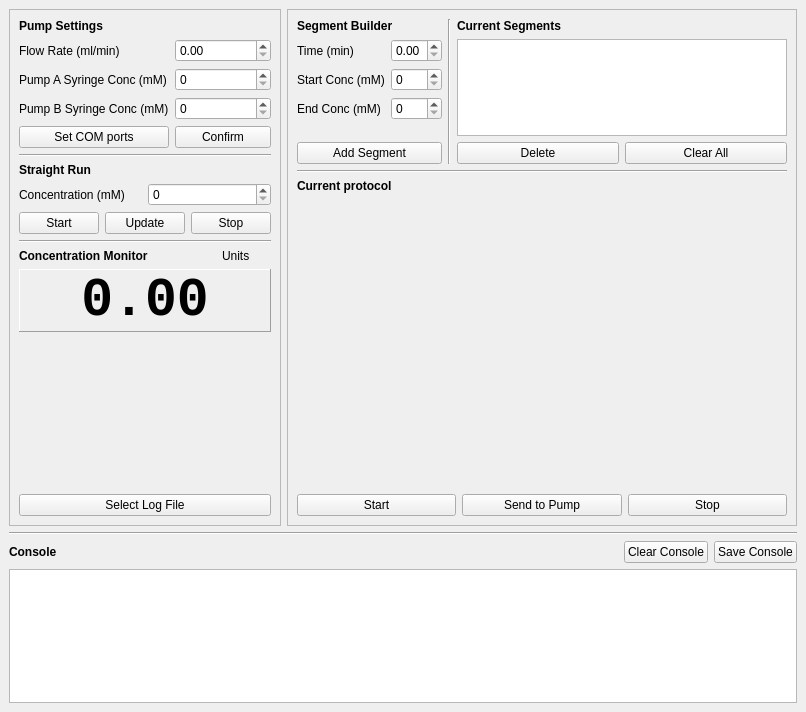
<?xml version="1.0" encoding="UTF-8"?>
<ui version="4.0">
 <class>PumpController</class>
 <widget class="QMainWindow" name="PumpController">
  <property name="geometry">
   <rect>
    <x>0</x>
    <y>0</y>
    <width>806</width>
    <height>712</height>
   </rect>
  </property>
  <property name="sizePolicy">
   <sizepolicy hsizetype="Preferred" vsizetype="Preferred">
    <horstretch>0</horstretch>
    <verstretch>0</verstretch>
   </sizepolicy>
  </property>
  <property name="minimumSize">
   <size>
    <width>0</width>
    <height>0</height>
   </size>
  </property>
  <property name="windowTitle">
   <string>AWpumps</string>
  </property>
  <widget class="QWidget" name="centralwidget">
   <property name="sizePolicy">
    <sizepolicy hsizetype="Preferred" vsizetype="Preferred">
     <horstretch>0</horstretch>
     <verstretch>0</verstretch>
    </sizepolicy>
   </property>
   <property name="font">
    <font>
     <family>.AppleSystemUIFont</family>
    </font>
   </property>
   <layout class="QVBoxLayout" name="verticalLayout">
    <item>
     <layout class="QHBoxLayout" name="horizontalLayout_4">
      <item>
       <widget class="QFrame" name="frame_2">
        <property name="sizePolicy">
         <sizepolicy hsizetype="Preferred" vsizetype="Preferred">
          <horstretch>0</horstretch>
          <verstretch>7</verstretch>
         </sizepolicy>
        </property>
        <property name="frameShape">
         <enum>QFrame::Shape::StyledPanel</enum>
        </property>
        <property name="frameShadow">
         <enum>QFrame::Shadow::Raised</enum>
        </property>
        <layout class="QVBoxLayout" name="verticalLayout_2" stretch="5,0,2,0,0">
         <item>
          <layout class="QGridLayout" name="gridLayout_2">
           <item row="4" column="1">
            <widget class="QSpinBox" name="spinPbc">
             <property name="sizePolicy">
              <sizepolicy hsizetype="Preferred" vsizetype="Preferred">
               <horstretch>0</horstretch>
               <verstretch>0</verstretch>
              </sizepolicy>
             </property>
             <property name="maximum">
              <number>200</number>
             </property>
            </widget>
           </item>
           <item row="3" column="0">
            <widget class="QLabel" name="label_5">
             <property name="text">
              <string>Pump A Syringe Conc (mM)</string>
             </property>
            </widget>
           </item>
           <item row="1" column="0" colspan="2">
            <widget class="QLabel" name="label_7">
             <property name="font">
              <font>
               <family>.AppleSystemUIFont</family>
               <bold>true</bold>
              </font>
             </property>
             <property name="text">
              <string>Pump Settings</string>
             </property>
            </widget>
           </item>
           <item row="5" column="1">
            <widget class="QPushButton" name="butConfirmSettings">
             <property name="sizePolicy">
              <sizepolicy hsizetype="Preferred" vsizetype="Preferred">
               <horstretch>0</horstretch>
               <verstretch>0</verstretch>
              </sizepolicy>
             </property>
             <property name="text">
              <string>Confirm</string>
             </property>
            </widget>
           </item>
           <item row="3" column="1">
            <widget class="QSpinBox" name="spinPac">
             <property name="sizePolicy">
              <sizepolicy hsizetype="Preferred" vsizetype="Preferred">
               <horstretch>0</horstretch>
               <verstretch>0</verstretch>
              </sizepolicy>
             </property>
             <property name="maximum">
              <number>200</number>
             </property>
            </widget>
           </item>
           <item row="4" column="0">
            <widget class="QLabel" name="label_6">
             <property name="text">
              <string>Pump B Syringe Conc (mM)</string>
             </property>
            </widget>
           </item>
           <item row="2" column="0">
            <widget class="QLabel" name="label_4">
             <property name="font">
              <font>
               <family>.AppleSystemUIFont</family>
               <stylestrategy>PreferAntialias</stylestrategy>
              </font>
             </property>
             <property name="text">
              <string>Flow Rate (ml/min)</string>
             </property>
            </widget>
           </item>
           <item row="2" column="1">
            <widget class="QDoubleSpinBox" name="spinFlowRate">
             <property name="sizePolicy">
              <sizepolicy hsizetype="Preferred" vsizetype="Preferred">
               <horstretch>0</horstretch>
               <verstretch>0</verstretch>
              </sizepolicy>
             </property>
            </widget>
           </item>
           <item row="5" column="0">
            <widget class="QPushButton" name="butSetComs">
             <property name="sizePolicy">
              <sizepolicy hsizetype="Preferred" vsizetype="Preferred">
               <horstretch>0</horstretch>
               <verstretch>0</verstretch>
              </sizepolicy>
             </property>
             <property name="text">
              <string>Set COM ports</string>
             </property>
            </widget>
           </item>
          </layout>
         </item>
         <item>
          <widget class="Line" name="line_2">
           <property name="orientation">
            <enum>Qt::Orientation::Horizontal</enum>
           </property>
          </widget>
         </item>
         <item>
          <layout class="QGridLayout" name="gridLayout_3">
           <item row="1" column="0" colspan="2">
            <widget class="QLabel" name="label_11">
             <property name="font">
              <font>
               <family>.AppleSystemUIFont</family>
               <bold>true</bold>
              </font>
             </property>
             <property name="text">
              <string>Straight Run</string>
             </property>
            </widget>
           </item>
           <item row="2" column="1">
            <widget class="QSpinBox" name="spinStraightConc">
             <property name="sizePolicy">
              <sizepolicy hsizetype="Preferred" vsizetype="Preferred">
               <horstretch>0</horstretch>
               <verstretch>0</verstretch>
              </sizepolicy>
             </property>
            </widget>
           </item>
           <item row="3" column="0" colspan="2">
            <layout class="QHBoxLayout" name="horizontalLayout">
             <item>
              <widget class="QPushButton" name="butStartPump">
               <property name="sizePolicy">
                <sizepolicy hsizetype="Minimum" vsizetype="Preferred">
                 <horstretch>0</horstretch>
                 <verstretch>0</verstretch>
                </sizepolicy>
               </property>
               <property name="text">
                <string>Start</string>
               </property>
              </widget>
             </item>
             <item>
              <widget class="QPushButton" name="butUpdatePump">
               <property name="sizePolicy">
                <sizepolicy hsizetype="Minimum" vsizetype="Preferred">
                 <horstretch>0</horstretch>
                 <verstretch>0</verstretch>
                </sizepolicy>
               </property>
               <property name="text">
                <string>Update</string>
               </property>
              </widget>
             </item>
             <item>
              <widget class="QPushButton" name="butStopPump">
               <property name="sizePolicy">
                <sizepolicy hsizetype="Minimum" vsizetype="Preferred">
                 <horstretch>0</horstretch>
                 <verstretch>0</verstretch>
                </sizepolicy>
               </property>
               <property name="text">
                <string>Stop</string>
               </property>
              </widget>
             </item>
            </layout>
           </item>
           <item row="2" column="0">
            <widget class="QLabel" name="label_10">
             <property name="text">
              <string>Concentration (mM)</string>
             </property>
            </widget>
           </item>
          </layout>
         </item>
         <item>
          <widget class="Line" name="line_4">
           <property name="orientation">
            <enum>Qt::Orientation::Horizontal</enum>
           </property>
          </widget>
         </item>
         <item>
          <layout class="QGridLayout" name="gridLayout_7">
           <item row="0" column="4">
            <widget class="QLabel" name="label_cond_units">
             <property name="text">
              <string>Units</string>
             </property>
            </widget>
           </item>
           <item row="4" column="0" colspan="5">
            <widget class="QPushButton" name="butSelectCondLog">
             <property name="sizePolicy">
              <sizepolicy hsizetype="Preferred" vsizetype="Preferred">
               <horstretch>0</horstretch>
               <verstretch>0</verstretch>
              </sizepolicy>
             </property>
             <property name="text">
              <string>Select Log File</string>
             </property>
            </widget>
           </item>
           <item row="0" column="0" colspan="4">
            <widget class="QLabel" name="label_3">
             <property name="font">
              <font>
               <family>.AppleSystemUIFont</family>
               <bold>true</bold>
              </font>
             </property>
             <property name="text">
              <string>Concentration Monitor</string>
             </property>
            </widget>
           </item>
           <item row="1" column="0" rowspan="2" colspan="5">
            <widget class="QLabel" name="label_cond">
             <property name="sizePolicy">
              <sizepolicy hsizetype="Preferred" vsizetype="Preferred">
               <horstretch>0</horstretch>
               <verstretch>0</verstretch>
              </sizepolicy>
             </property>
             <property name="font">
              <font>
               <family>Courier New</family>
               <pointsize>40</pointsize>
               <bold>true</bold>
              </font>
             </property>
             <property name="frameShape">
              <enum>QFrame::Shape::Panel</enum>
             </property>
             <property name="frameShadow">
              <enum>QFrame::Shadow::Raised</enum>
             </property>
             <property name="text">
              <string>0.00</string>
             </property>
             <property name="scaledContents">
              <bool>false</bool>
             </property>
             <property name="alignment">
              <set>Qt::AlignmentFlag::AlignCenter</set>
             </property>
             <property name="margin">
              <number>3</number>
             </property>
             <property name="indent">
              <number>-1</number>
             </property>
             <property name="textInteractionFlags">
              <set>Qt::TextInteractionFlag::NoTextInteraction</set>
             </property>
            </widget>
           </item>
           <item row="3" column="0" colspan="5">
            <widget class="PlotWidget" name="condPlot" native="true">
             <property name="sizePolicy">
              <sizepolicy hsizetype="Preferred" vsizetype="Preferred">
               <horstretch>0</horstretch>
               <verstretch>0</verstretch>
              </sizepolicy>
             </property>
             <property name="minimumSize">
              <size>
               <width>0</width>
               <height>150</height>
              </size>
             </property>
            </widget>
           </item>
          </layout>
         </item>
        </layout>
       </widget>
      </item>
      <item>
       <widget class="QFrame" name="frame">
        <property name="sizePolicy">
         <sizepolicy hsizetype="Preferred" vsizetype="Minimum">
          <horstretch>0</horstretch>
          <verstretch>0</verstretch>
         </sizepolicy>
        </property>
        <property name="frameShape">
         <enum>QFrame::Shape::StyledPanel</enum>
        </property>
        <property name="frameShadow">
         <enum>QFrame::Shadow::Raised</enum>
        </property>
        <layout class="QVBoxLayout" name="verticalLayout_5" stretch="4,0,0,8,0">
         <item>
          <layout class="QGridLayout" name="gridLayout_4" columnstretch="0,0,0,0,1,1">
           <property name="rightMargin">
            <number>0</number>
           </property>
           <property name="verticalSpacing">
            <number>6</number>
           </property>
           <item row="1" column="0" colspan="2">
            <widget class="QLabel" name="label_15">
             <property name="sizePolicy">
              <sizepolicy hsizetype="Minimum" vsizetype="Preferred">
               <horstretch>0</horstretch>
               <verstretch>0</verstretch>
              </sizepolicy>
             </property>
             <property name="text">
              <string>Time (min)</string>
             </property>
            </widget>
           </item>
           <item row="3" column="0" colspan="2">
            <widget class="QLabel" name="label_16">
             <property name="sizePolicy">
              <sizepolicy hsizetype="Minimum" vsizetype="Preferred">
               <horstretch>0</horstretch>
               <verstretch>0</verstretch>
              </sizepolicy>
             </property>
             <property name="text">
              <string>End Conc (mM)</string>
             </property>
            </widget>
           </item>
           <item row="5" column="5">
            <widget class="QPushButton" name="butClearSegments">
             <property name="sizePolicy">
              <sizepolicy hsizetype="Preferred" vsizetype="Fixed">
               <horstretch>0</horstretch>
               <verstretch>0</verstretch>
              </sizepolicy>
             </property>
             <property name="text">
              <string>Clear All</string>
             </property>
            </widget>
           </item>
           <item row="0" column="4" colspan="2">
            <widget class="QLabel" name="label_19">
             <property name="sizePolicy">
              <sizepolicy hsizetype="Preferred" vsizetype="Preferred">
               <horstretch>0</horstretch>
               <verstretch>0</verstretch>
              </sizepolicy>
             </property>
             <property name="font">
              <font>
               <family>.AppleSystemUIFont</family>
               <bold>true</bold>
              </font>
             </property>
             <property name="text">
              <string>Current Segments</string>
             </property>
            </widget>
           </item>
           <item row="0" column="0" colspan="3">
            <widget class="QLabel" name="label_18">
             <property name="sizePolicy">
              <sizepolicy hsizetype="Minimum" vsizetype="Preferred">
               <horstretch>0</horstretch>
               <verstretch>0</verstretch>
              </sizepolicy>
             </property>
             <property name="font">
              <font>
               <family>.AppleSystemUIFont</family>
               <bold>true</bold>
              </font>
             </property>
             <property name="text">
              <string>Segment Builder</string>
             </property>
            </widget>
           </item>
           <item row="5" column="4">
            <widget class="QPushButton" name="butDeleteSegment">
             <property name="sizePolicy">
              <sizepolicy hsizetype="Preferred" vsizetype="Fixed">
               <horstretch>0</horstretch>
               <verstretch>0</verstretch>
              </sizepolicy>
             </property>
             <property name="text">
              <string>Delete</string>
             </property>
            </widget>
           </item>
           <item row="2" column="2">
            <widget class="QSpinBox" name="spinStartConc">
             <property name="sizePolicy">
              <sizepolicy hsizetype="Minimum" vsizetype="Preferred">
               <horstretch>0</horstretch>
               <verstretch>0</verstretch>
              </sizepolicy>
             </property>
             <property name="singleStep">
              <number>10</number>
             </property>
            </widget>
           </item>
           <item row="3" column="2">
            <widget class="QSpinBox" name="spinEndConc">
             <property name="sizePolicy">
              <sizepolicy hsizetype="Minimum" vsizetype="Preferred">
               <horstretch>0</horstretch>
               <verstretch>0</verstretch>
              </sizepolicy>
             </property>
             <property name="singleStep">
              <number>10</number>
             </property>
            </widget>
           </item>
           <item row="0" column="3" rowspan="6">
            <widget class="Line" name="line_3">
             <property name="orientation">
              <enum>Qt::Orientation::Vertical</enum>
             </property>
            </widget>
           </item>
           <item row="1" column="2">
            <widget class="QDoubleSpinBox" name="spinSegTime">
             <property name="sizePolicy">
              <sizepolicy hsizetype="Minimum" vsizetype="Preferred">
               <horstretch>0</horstretch>
               <verstretch>0</verstretch>
              </sizepolicy>
             </property>
             <property name="maximum">
              <double>2.000000000000000</double>
             </property>
             <property name="singleStep">
              <double>0.050000000000000</double>
             </property>
             <property name="stepType">
              <enum>QAbstractSpinBox::StepType::DefaultStepType</enum>
             </property>
            </widget>
           </item>
           <item row="1" column="4" rowspan="4" colspan="2">
            <widget class="QTableView" name="tableSegments">
             <property name="sizePolicy">
              <sizepolicy hsizetype="Preferred" vsizetype="Preferred">
               <horstretch>0</horstretch>
               <verstretch>0</verstretch>
              </sizepolicy>
             </property>
             <property name="minimumSize">
              <size>
               <width>0</width>
               <height>0</height>
              </size>
             </property>
             <property name="sizeAdjustPolicy">
              <enum>QAbstractScrollArea::SizeAdjustPolicy::AdjustToContents</enum>
             </property>
             <property name="editTriggers">
              <set>QAbstractItemView::EditTrigger::SelectedClicked</set>
             </property>
             <property name="tabKeyNavigation">
              <bool>false</bool>
             </property>
             <property name="showDropIndicator" stdset="0">
              <bool>false</bool>
             </property>
             <property name="dragEnabled">
              <bool>false</bool>
             </property>
             <property name="dragDropOverwriteMode">
              <bool>false</bool>
             </property>
             <property name="dragDropMode">
              <enum>QAbstractItemView::DragDropMode::NoDragDrop</enum>
             </property>
             <property name="defaultDropAction">
              <enum>Qt::DropAction::IgnoreAction</enum>
             </property>
             <property name="alternatingRowColors">
              <bool>true</bool>
             </property>
             <property name="selectionMode">
              <enum>QAbstractItemView::SelectionMode::SingleSelection</enum>
             </property>
             <property name="selectionBehavior">
              <enum>QAbstractItemView::SelectionBehavior::SelectRows</enum>
             </property>
            </widget>
           </item>
           <item row="2" column="0" colspan="2">
            <widget class="QLabel" name="label_17">
             <property name="sizePolicy">
              <sizepolicy hsizetype="Minimum" vsizetype="Preferred">
               <horstretch>0</horstretch>
               <verstretch>0</verstretch>
              </sizepolicy>
             </property>
             <property name="text">
              <string>Start Conc (mM)</string>
             </property>
            </widget>
           </item>
           <item row="5" column="0" colspan="3">
            <widget class="QPushButton" name="butAddSegment">
             <property name="text">
              <string>Add Segment</string>
             </property>
            </widget>
           </item>
          </layout>
         </item>
         <item>
          <widget class="Line" name="line">
           <property name="orientation">
            <enum>Qt::Orientation::Horizontal</enum>
           </property>
          </widget>
         </item>
         <item>
          <widget class="QLabel" name="label_20">
           <property name="sizePolicy">
            <sizepolicy hsizetype="Preferred" vsizetype="Preferred">
             <horstretch>0</horstretch>
             <verstretch>0</verstretch>
            </sizepolicy>
           </property>
           <property name="font">
            <font>
             <family>.AppleSystemUIFont</family>
             <bold>true</bold>
            </font>
           </property>
           <property name="text">
            <string>Current protocol</string>
           </property>
          </widget>
         </item>
         <item>
          <widget class="PlotWidget" name="protocolPlot" native="true">
           <property name="sizePolicy">
            <sizepolicy hsizetype="Preferred" vsizetype="Preferred">
             <horstretch>0</horstretch>
             <verstretch>5</verstretch>
            </sizepolicy>
           </property>
           <property name="minimumSize">
            <size>
             <width>0</width>
             <height>100</height>
            </size>
           </property>
          </widget>
         </item>
         <item>
          <layout class="QHBoxLayout" name="horizontalLayout_3">
           <item>
            <widget class="QPushButton" name="butStartProtocol">
             <property name="text">
              <string>Start</string>
             </property>
            </widget>
           </item>
           <item>
            <widget class="QPushButton" name="butSendProtocol">
             <property name="text">
              <string>Send to Pump</string>
             </property>
            </widget>
           </item>
           <item>
            <widget class="QPushButton" name="butStopProtocol">
             <property name="text">
              <string>Stop</string>
             </property>
            </widget>
           </item>
          </layout>
         </item>
        </layout>
       </widget>
      </item>
     </layout>
    </item>
    <item>
     <widget class="Line" name="line_5">
      <property name="orientation">
       <enum>Qt::Orientation::Horizontal</enum>
      </property>
     </widget>
    </item>
    <item>
     <layout class="QHBoxLayout" name="horizontalLayout_2" stretch="0,0,0,0">
      <item>
       <widget class="QLabel" name="label">
        <property name="font">
         <font>
          <family>.AppleSystemUIFont</family>
          <bold>true</bold>
         </font>
        </property>
        <property name="text">
         <string>Console</string>
        </property>
       </widget>
      </item>
      <item>
       <spacer name="horizontalSpacer">
        <property name="orientation">
         <enum>Qt::Orientation::Horizontal</enum>
        </property>
        <property name="sizeHint" stdset="0">
         <size>
          <width>40</width>
          <height>20</height>
         </size>
        </property>
       </spacer>
      </item>
      <item>
       <widget class="QPushButton" name="butClearConsole">
        <property name="text">
         <string>Clear Console</string>
        </property>
       </widget>
      </item>
      <item>
       <widget class="QPushButton" name="butSaveConsole">
        <property name="text">
         <string>Save Console</string>
        </property>
       </widget>
      </item>
     </layout>
    </item>
    <item>
     <widget class="QTextEdit" name="console">
      <property name="sizePolicy">
       <sizepolicy hsizetype="Preferred" vsizetype="Preferred">
        <horstretch>0</horstretch>
        <verstretch>0</verstretch>
       </sizepolicy>
      </property>
      <property name="minimumSize">
       <size>
        <width>0</width>
        <height>50</height>
       </size>
      </property>
      <property name="font">
       <font>
        <family>.AppleSystemUIFont</family>
        <pointsize>13</pointsize>
        <bold>false</bold>
       </font>
      </property>
      <property name="acceptDrops">
       <bool>false</bool>
      </property>
      <property name="undoRedoEnabled">
       <bool>false</bool>
      </property>
      <property name="readOnly">
       <bool>true</bool>
      </property>
     </widget>
    </item>
   </layout>
  </widget>
  <action name="actionQuit">
   <property name="text">
    <string>Quit</string>
   </property>
  </action>
 </widget>
 <customwidgets>
  <customwidget>
   <class>PlotWidget</class>
   <extends>QWidget</extends>
   <header>plotwidget.h</header>
   <container>1</container>
  </customwidget>
 </customwidgets>
 <tabstops>
  <tabstop>spinFlowRate</tabstop>
  <tabstop>spinPac</tabstop>
  <tabstop>spinPbc</tabstop>
  <tabstop>butConfirmSettings</tabstop>
  <tabstop>spinStraightConc</tabstop>
  <tabstop>butStartPump</tabstop>
  <tabstop>butUpdatePump</tabstop>
  <tabstop>butStopPump</tabstop>
  <tabstop>spinSegTime</tabstop>
  <tabstop>spinStartConc</tabstop>
  <tabstop>spinEndConc</tabstop>
  <tabstop>butStartProtocol</tabstop>
  <tabstop>butStopProtocol</tabstop>
 </tabstops>
 <resources/>
 <connections/>
</ui>
